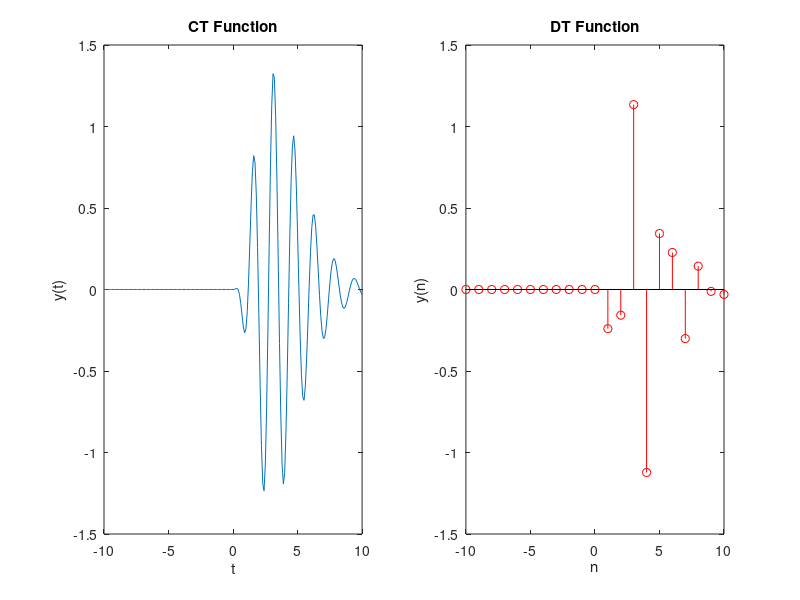

The MATLAB source for this figure:
% To generate basic equation in continuous and discrete time domain
% 𝑦(𝑡)=𝑡3𝑒−𝑡 cos(4𝑡)𝑢(𝑡)
clc              % Clear command window

%% Continuous-time Function
t=-10:0.1:10;
y0=power(t,3);
y1=exp(-1*t);
y2=cos(4*t);
y3=[zeros(1,100) ones(1,101)];
y=y0.*y1.*y2.*y3;
subplot(1,2,1)
plot(t,y)
xlabel('t')
ylabel('y(t)')
title('CT Function')

%% Discrete-time Function

n=-10:1:10;
x0=power(n,3);
x1=exp(-1*n);
x2=cos(4*n);
x3=[zeros(1,10) ones(1,11)];
x=x0.*x1.*x2.*x3;
subplot(1,2,2)
stem(n,x,'r')
xlabel('n')
ylabel('y(n)')
title('DT Function')
